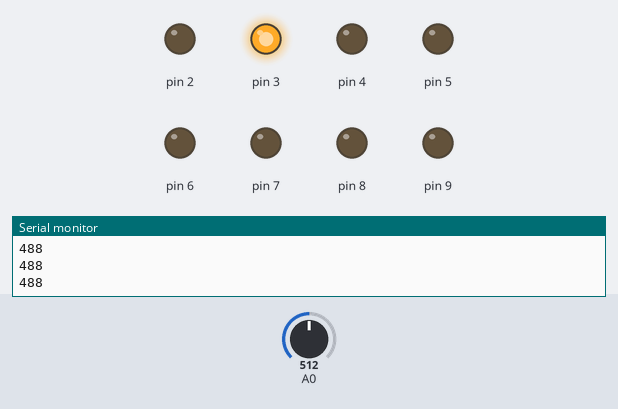
A sketch run on a simulated Arduino Uno, built with avr-gcc and run on an emulated ATmega328P. Parts: output pins drawn as LEDs (lit = HIGH), the last lines printed to the serial monitor. The test bench sets the inputs (shaded band); at power-on: A0 = 512.

Above: at 4.7 s.
4.8 s: A0 set to 306
At 5.12 s:
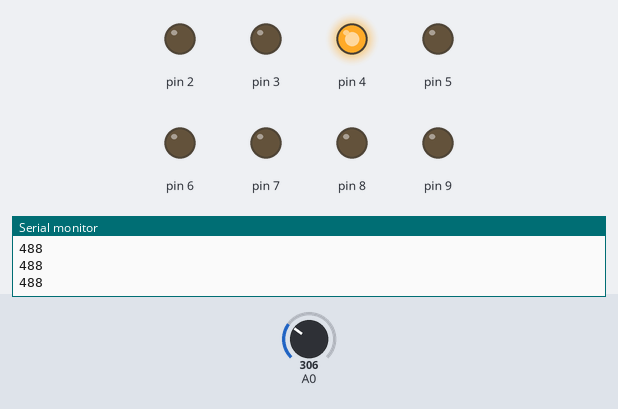
9.6 s: A0 set to 122
At 10.9 s:
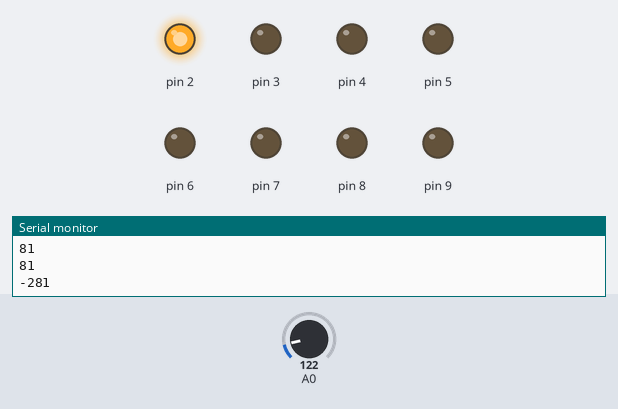
Timing chart, 0 to 12.6 s (numbered marks = the images above; inputs shaded):
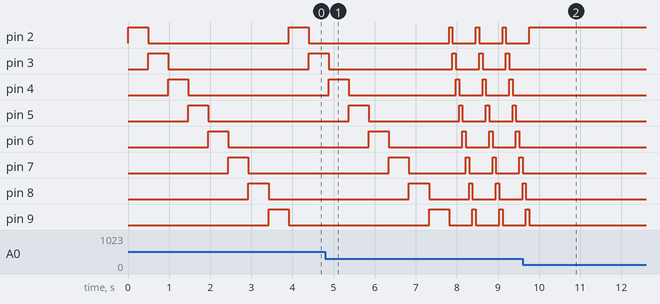

The sketch:

4.ino
```cpp
void setup()
{
  Serial.begin(9600);
  DDRD = 0b11111100;
  DDRB = 0b00000011;
  pinMode(A0,INPUT);
}

void loop()
{
  int w = analogRead(A0);
  int x = map(w,290,1024,50,1500);
  int a = 0b00000100;
  for(int i=0;i<6;i++){
   PORTD = a<<i;
   Serial.println(x);
   delay(x);
  }
  PORTD = 0b00000000;
  int b = 0b00000001;
  for(int i=0;i<2;i++){
   PORTB = b<<i;
   Serial.println(x);
   delay(x);
  }
  PORTB = 0b00000000;
}
```

Measured:
- after the input at 9.6 s, pin 2: goes on until 9.8 s, then stays HIGH; pin 3–7: stops changing and stays LOW; pin 8: goes on until 9.7 s, then stays LOW; pin 9: goes on until 9.8 s, then stays LOW
- by itself, pin 3: repeats every 0.65 s: HIGH 0.08 s, LOW 0.57 s
